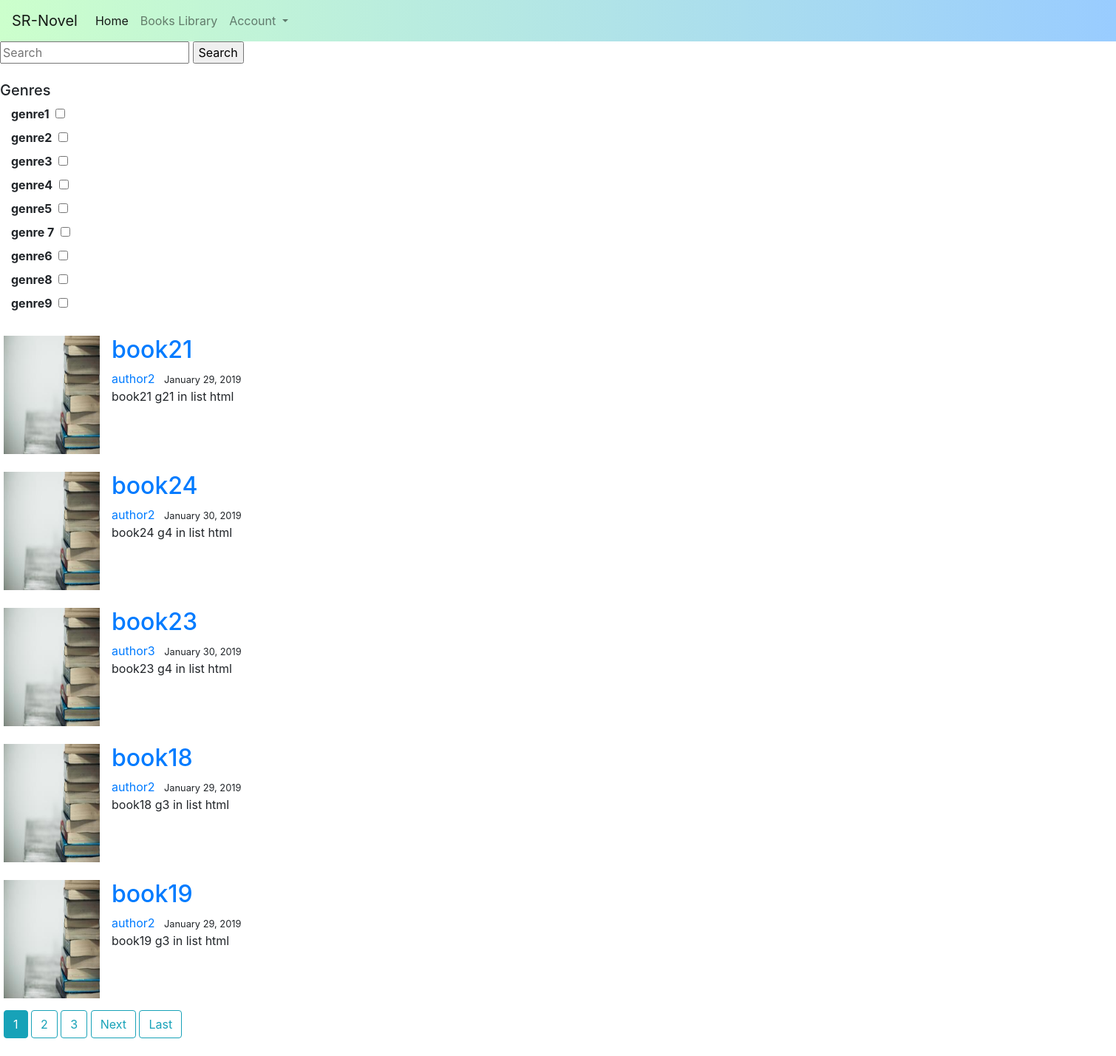
The app's page /application/books/, older data.
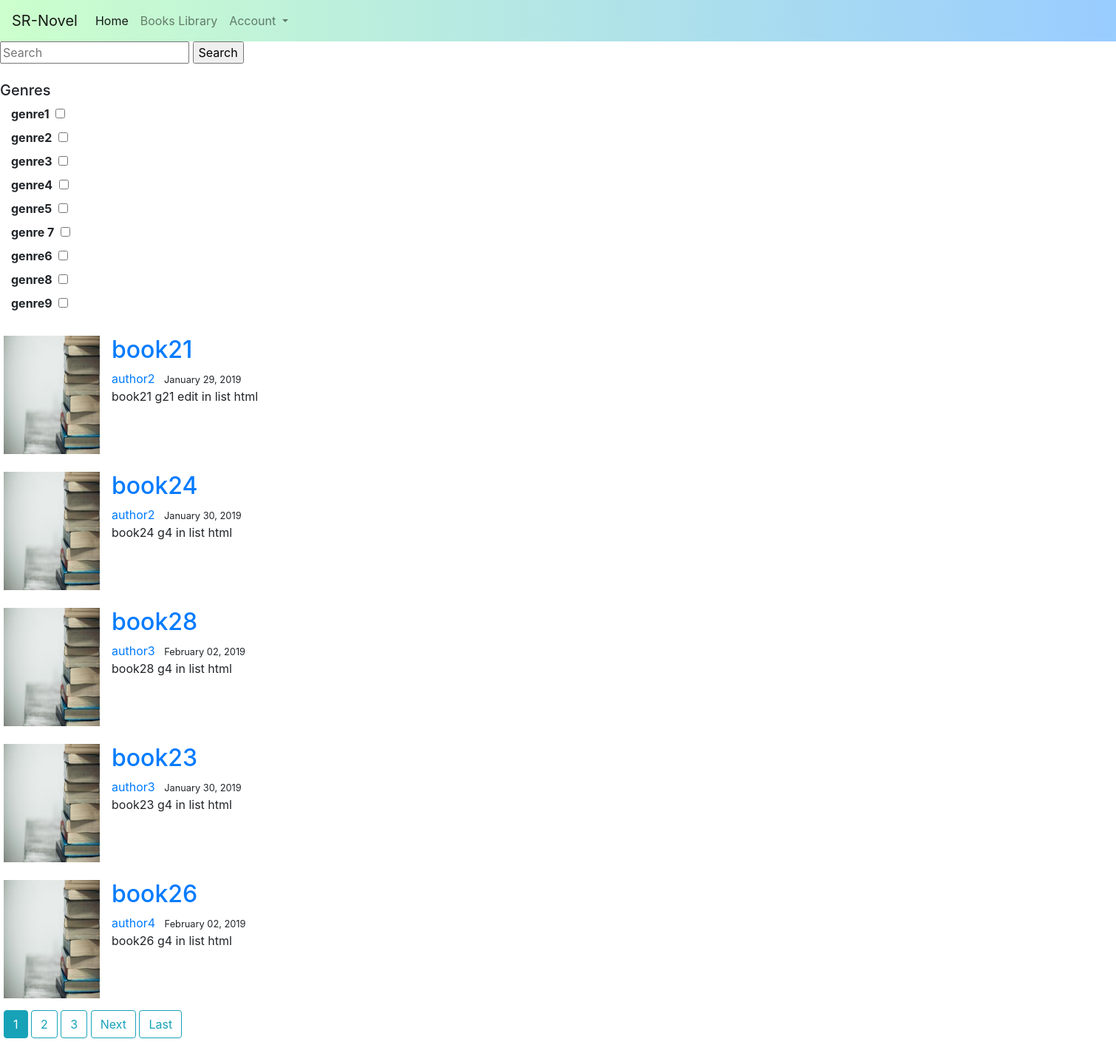
The same page, newer data.
### application/models.py (models this page shows, shortened)
class Genre(models.Model):
    name = models.CharField(max_length=200, help_text='Enter a book genre (e.g. Science Fiction)')
    def __str__(self):
        return '%s' % (self.name)

class Book(models.Model):
    title = models.CharField(max_length=200,blank=True, null=True)
    author = models.ForeignKey('Author', on_delete=models.SET_NULL,blank=True, null=True)
    summary = models.TextField(max_length=1000, help_text='Enter a brief description of the book')
    isbn = models.CharField('ISBN', max_length=13, help_text='13 Character <a href="https://www.isbn-international.org/content/what-isbn">ISBN number</a>')
    genre = models.ManyToManyField(Genre, help_text='Select a genre for this book')
    wordCount = models.IntegerField(default=0)
    chapterCount = models.IntegerField(default=0)
    bookFile = models.FileField(blank=True, null=True)
    like = models.IntegerField(default=0)
    date_uploaded = models.DateTimeField(default = timezone.now)
    bookImage = models.FileField(default ='default_book.jpg', upload_to='book_images')
    created_author= models.ForeignKey(User,on_delete=models.SET_NULL, blank=True, null=True)
    class Meta:
        ordering = ['-wordCount']

class Author(models.Model):
    authorName = models.CharField(max_length=200)
    """authorId = models.CharField(max_length=200,blank=True, null=True)"""
    """bookId = models.OneToManyField()" "book of author ownered"""
    def __str__(self):
        return '%s' % (self.authorName)

### application/views.py (the view, shortened to what this page needs)
# urls.py: path('books/', BookListView.as_view(),name='booklist'),
class BookListView(ListView):
    model = Book
    template_name= 'application/book_list.html'
    context_object_name='booklist'
    ordering = ['-date_uploaded']
    paginate_by = 5
    def get_context_data(self, **kwargs):
        context = super(BookListView, self).get_context_data(**kwargs)
        q = self.request.GET.get('q')
        genres = Genre.objects.all()
        context['searchq'] = q
        context['genre_list']= genres
        return context
    def get_queryset(self):
        query = self.request.GET.getlist("q", None)
        qs = Book.objects.all()
        print(query)
        return qs

### application/templates/application/book_list.html (shortened to what this page needs)
{% extends "home_base.html" %}
{% block content %}
	<div id="container">
		<div class="sidenav" style="align-items: left;width: 350px;">
	<form method="GET" action="/application/books/" style="width: 350px;">
		<input type="text" name="q" placeholder="Search" value ="{{ query|escape }}">
		<input class="searchbutton" type="submit" value="Search">
		<h5><br>Genres</h5>
		<b>
		<div>
		{% for genre in genre_list %}
		<label class="container">
			{{ genre }}
			<input type="checkbox" style="margin-left: 5;margin-right: 30" name="q" value="{{ genre|escape }}">
		</label>
		{% endfor %}</div>
		</b>
	</form>
</div>
<div id="center">
	{% for book in booklist %}
		<article class="media content-section" style="width:1500px; margin:0 auto;">
		 	<img class="rectangle article-img ml-10 mb-3 mr-3 mt-2" src="{{ book.bookImage.url }}" width="130px" height="160px">
		 	<div class="media-body ml-10 mb-3 mr-3 mt-2">
		 		<h2><a class = "article-title" href=" {% url 'book-detail' book.id %} "> {{ book.title }} </a></h2>
		 		<div class="article-metadata">
		 			<a class="mr-2" href="#"> {{ book.author }}</a>
		 			<small class="test-muted"> {{ book.date_uploaded|date:"F d, Y" }}  </small>
		 		</div>
		 		<p class="article-content"> {{ book.summary }} in list html</p>
		 	</div>
		 </article>
	{% endfor %}
	<div style="width:1500px; margin:0 auto;">
	{% if is_paginated %}
		{% for num in page_obj.paginator.page_range %}
			{% if page_obj.number == num %}
				{% if searchq %}
					<a class="btn btn-info mb-4" href="/application/books/?q={{searchq}}&page={{ num }}"> {{ num }}</a>
				{% else %}
					<a class="btn btn-info mb-4" href="?page={{ num }}"> {{ num }}</a>
				{% endif %}
			{% elif num > page_obj.number|add:'-3' and num < page_obj.number|add:'3' %}
				{% if searchq %}
					<a class="btn btn-outline-info mb-4" href="/application/books/?q={{searchq}}&page={{ num }}"> {{ num }}</a>
				{% else %}
					<a class="btn btn-outline-info mb-4" href="?page={{ num }}"> {{ num }}</a>
				{% endif %}
			{% endif %}
		{% endfor %}
		{% if page_obj.has_next %}
			{% if searchq %}
				<a class="btn btn-outline-info mb-4" href="/application/books/?q={{searchq}}&page= {{ page_obj.next_page_number }}">Next</a>
				<a class="btn btn-outline-info mb-4" href="/application/books/?q={{searchq}}&page= {{ page_obj.paginator.num_pages }}">Last</a>
			{% else %}
				<a class="btn btn-outline-info mb-4" href="?page={{ page_obj.next_page_number }}">Next</a>
				<a class="btn btn-outline-info mb-4" href="?page={{ page_obj.paginator.num_pages }}">Last</a>
			{% endif %}
		{% endif%}
	{% endif %}
	</div>
</div>
</div>
{% endblock %}

### application/templates/home_base.html (shortened to what this page needs)
{% load static %}
<html>
    <head>
        <link rel="stylesheet" href="https://maxcdn.bootstrapcdn.com/bootstrap/4.0.0/css/bootstrap.min.css">
    </head>
    <body>
        {% block navbar %}
        <nav class="navbar navbar-expand-lg navbar-light bg-light" style="background: linear-gradient( to right, #ccffcc, #99ccff);">
  <a class="navbar-brand" href="{% url 'index' %}">SR-Novel</a>
  <div class="collapse navbar-collapse" id="navbarNavDropdown">
    <ul class="navbar-nav">
      <li class="nav-item active">
        <a class="nav-link" href="{% url 'index' %}">Home <span class="sr-only">(current)</span></a>
      </li>
      <li class="nav-item">
        <a class="nav-link" href="{% url 'booklist' %}">Books Library</a>
      </li>
      <li class="nav-item dropdown">
        <a class="nav-link dropdown-toggle" href="#" id="navbarDropdownMenuLink" data-toggle="dropdown" aria-haspopup="true" aria-expanded="false">
          Account
        </a>
      </li>
    </ul>
  </div>
</nav>
        {% endblock %}
        {% block content %}
        {% endblock %}
    </body>
</html>

Row changes from the older to the newer data that the page shows:
no longer on this page (row unchanged): Book: bookImage (placeholder picture), title "book18", author "author2", date_uploaded "January 29, 2019", summary "book18 g3"
no longer on this page (row unchanged): Book: bookImage (placeholder picture), title "book19", author "author2", date_uploaded "January 29, 2019", summary "book19 g3"
changed Book "book21": summary "book21 g21" → "book21 g21 edit"
added Book: bookImage (placeholder picture), title "book28", author "author3", date_uploaded "February 02, 2019", summary "book28 g4"
added Book: bookImage (placeholder picture), title "book26", author "author4", date_uploaded "February 02, 2019", summary "book26 g4"
